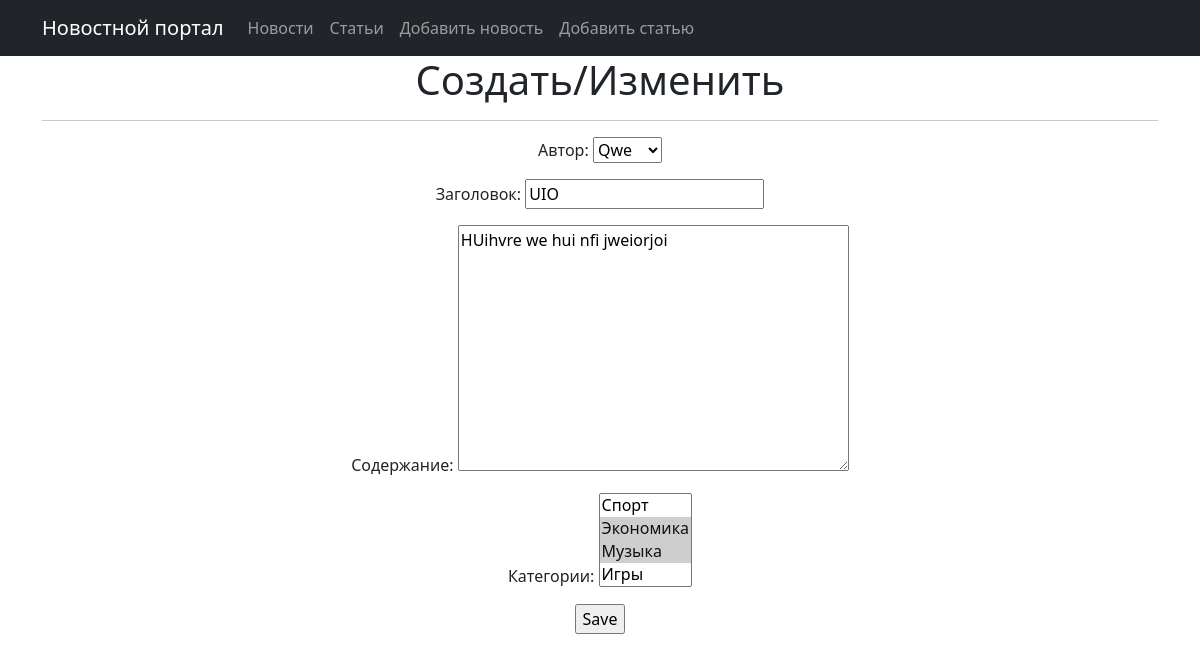
Screenshot of /news/2/update/ with the database file from the repository.
### qwe/models.py (models this page shows, shortened)
class Post(models.Model):
    ARTICLE = 'AR'
    NEWS = 'NE'
    CATEGORY = (
        (ARTICLE, 'Статья'),
        (NEWS, 'Новость'),
    )
    postAuthor = models.ForeignKey(Author, on_delete=models.CASCADE)
    postType = models.CharField(max_length=2, choices=CATEGORY, default=ARTICLE)
    date = models.DateTimeField(auto_now_add=True)
    category = models.ManyToManyField(Category, through='PostCategory')
    title = models.CharField(max_length=256)
    text = models.TextField()
    rating = models.IntegerField(default=0)

class Category(models.Model):
    category = models.CharField(max_length=64, unique=True)
    def __str__(self):
        return self.category.title()

### qwe/views.py (the view)
# urls.py: path('news/<pk>/update/', PostUpdate.as_view(), name='news_update'),
class PostUpdate(UpdateView):
    form_class = PostForm
    model = Post
    template_name = 'post_edit.html'

### qwe/forms.py
class PostForm(forms.ModelForm):
    postAuthor = forms.ModelChoiceField(queryset=Author.objects.all(), label='Автор')
    title = forms.CharField(min_length=4, label='Заголовок')
    text = forms.CharField(widget=forms.Textarea, min_length=4, label='Содержание')
    category = forms.ModelMultipleChoiceField(queryset=Category.objects.all(), label='Категории')
    class Meta:
        model = Post
        fields = ['postAuthor', 'title', 'text', 'category']

### qwe/models.py (called while the page is built)
    def __str__(self):
        return self.author.username

### templates/post_edit.html (shortened to what this page needs)
{% extends 'flatpages/default.html' %}
{% block content %}
<h1>Создать/Изменить</h1>
<hr>
<form action="" method="post">
    {{ form.as_p }}
    <input type="submit" value="Save" />
</form>
{% endblock content %}

### rows the page displays
Post: postAuthor "Qwe", title "UIO", text "HUihvre we hui nfi jweiorjoi"
Category: category "Спорт / Экономика ☑ / Музыка ☑ / Игры"
